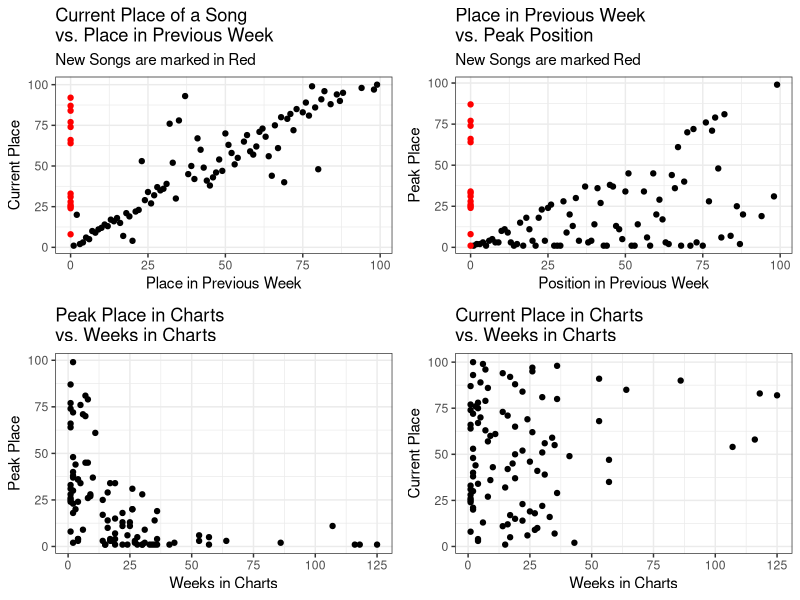
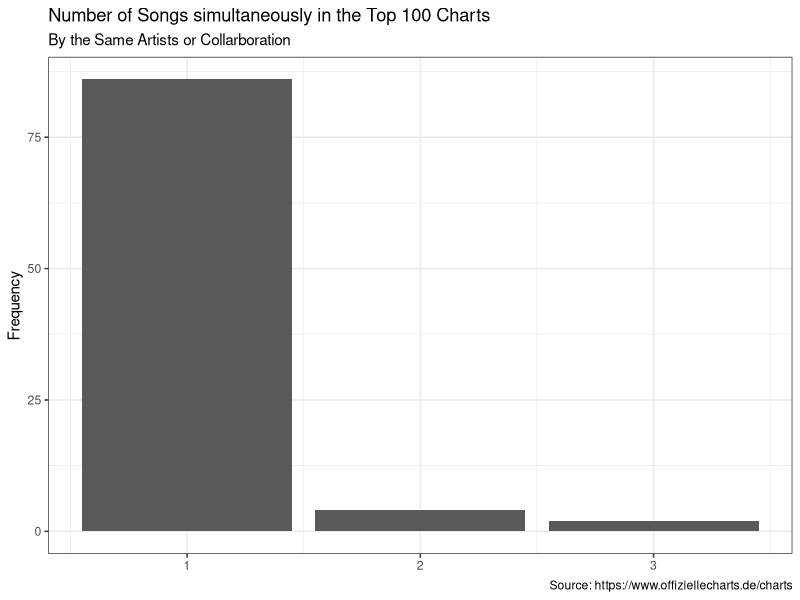
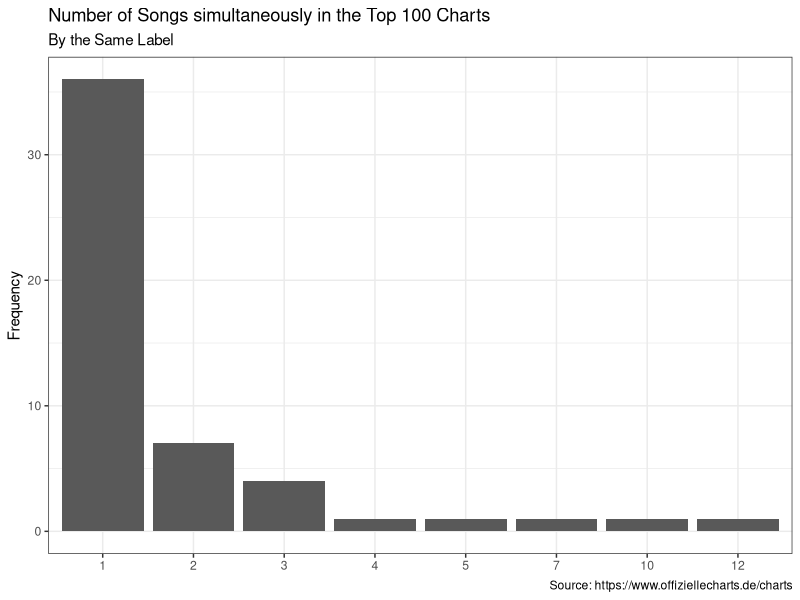

These charts were generated, in order, by the following R code:
## ---- chunk 1
library(ggplot2)
library(gridExtra)
library(readr)
library(dplyr)
chart_scrap <- read_csv('2022-03-02_charts_report.csv')
## ---- chunk 2
#Reporting Figures and Tables
#Scatter Plots
current_v_last <- ggplot(data = chart_scrap,
                                     aes(y = current, x=last_week,
                                     col=ifelse(is.na(last_week), yes = 'NA' , no = 'NonNA')))+
                                      geom_point(aes(y = current, x=last_week_fill),show.legend = F)+
                                      scale_color_manual(values = c('#FF0000','#000000'))+
                                      labs(title = 'Current Place of a Song \nvs. Place in Previous Week',
                                           subtitle = 'New Songs are marked in Red',
                                           y='Current Place', x='Place in Previous Week')+
                                        theme_bw()
weeks_v_peak <- ggplot(data = chart_scrap,
                                             aes(x=weeks_in_charts, y=peak_in_charts))+
                                              geom_point()+
                                              labs(title = 'Peak Place in Charts \nvs. Weeks in Charts',
                                                   x='Weeks in Charts', y='Peak Place')+
                                              theme_bw()
week_v_current <- ggplot(data = chart_scrap, aes(x=weeks_in_charts, y=current))+
                                      geom_point()+
                                      labs(title = 'Current Place in Charts \nvs. Weeks in Charts',
                                           x='Weeks in Charts', y='Current Place')+
                                      theme_bw()
last_v_peak <- ggplot(data = chart_scrap, aes(x=last_week_fill, y=peak_in_charts,
                                                col=ifelse(is.na(last_week), yes = 'NA' , no = 'NonNA')))+
                                    geom_point(show.legend = F)+
                                    labs(title = 'Place in Previous Week \nvs. Peak Position',
                                         subtitle = 'New Songs are marked Red',
                                         x='Position in Previous Week', y='Peak Place')+
                                    scale_color_manual(values = c('#FF0000','#000000'))+
                                    theme_bw()
grid.arrange(current_v_last,last_v_peak, weeks_v_peak,week_v_current, nrow=2)
## ---- chunk 3
chart_scrap%>%
                      count(artist)%>%
                      ggplot(aes(x=n))+
                      geom_bar()+
                      labs(title = 'Number of Songs simultaneously in the Top 100 Charts',
                           subtitle = 'By the Same Artists or Collarboration',
                           y='Frequency',
                           x=NULL,
                           caption = 'Source: https://www.offiziellecharts.de/charts')+
                      theme_bw()
chart_scrap%>%
                        count(artist,sort = T)%>%
                        filter(n>1)%>%
                        knitr::kable()
chart_scrap%>%
                      count(label)%>%
                      ggplot(aes(x=as.factor(n)))+
                      geom_bar()+
                      geom_bar()+
                      labs(title = 'Number of Songs simultaneously in the Top 100 Charts',
                           subtitle = 'By the Same Label',
                           y='Frequency',
                           x=NULL,
                           caption = 'Source: https://www.offiziellecharts.de/charts')+
                      theme_bw()
chart_scrap%>%
                        count(label, sort = T)%>%
                        filter(n>1)%>%
                        knitr::kable()
## ---- chunk 4
#Songs that are currently peaking
chart_scrap%>%
                        filter(current == peak_in_charts)%>%
                        select(artist, title, current)%>%
                        rename(Position = current)%>%
                        knitr::kable()
